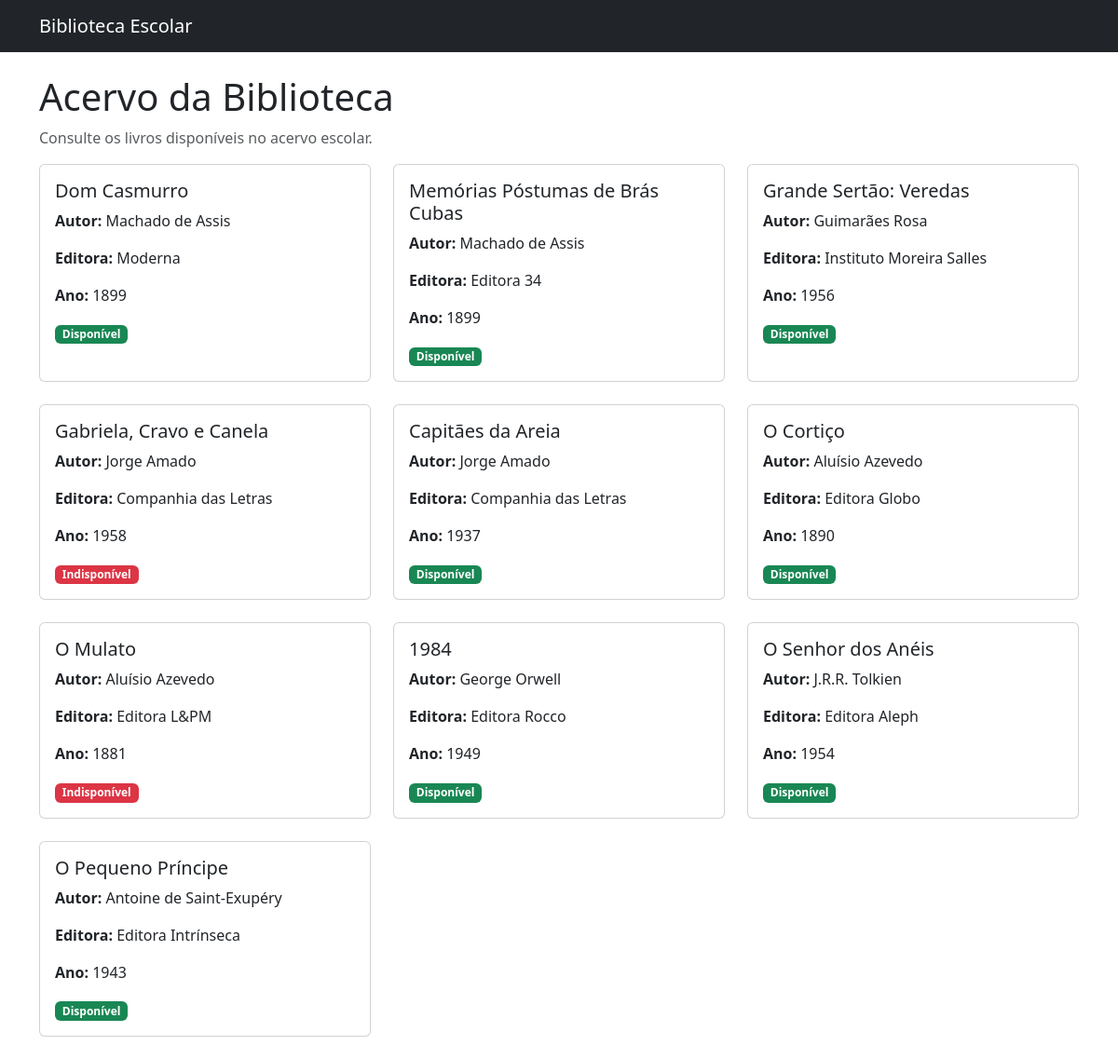
The page / on the database its author committed.
### livros/models.py (models this page shows, shortened)
class Livro(models.Model):
    titulo = models.CharField(max_length=200)
    autor = models.CharField(max_length=150)
    editora = models.CharField(max_length=100)
    ano_publicacao = models.IntegerField()
    isbn = models.CharField(max_length=20, unique=True)
    disponivel = models.BooleanField(default=True)

### livros/views.py (the view)
def lista_livros(request):
    livros = Livro.objects.all()
    return render(
        request,
        'livros/lista_livros.html',
        {'livros': livros}
    )

### livros/templates/livros/lista_livros.html (shortened to what this page needs)
<!DOCTYPE html>
<html lang="pt-br">
<head>
    <link href="https://cdn.jsdelivr.net/npm/bootstrap@5.3.3/dist/css/bootstrap.min.css" rel="stylesheet">
</head>
<body>
<nav class="navbar navbar-dark bg-dark">
    <div class="container">
        <a class="navbar-brand" href="/">
            Biblioteca Escolar
        </a>
    </div>
</nav>
<main class="container mt-4">
    <h1>Acervo da Biblioteca</h1>
    <p class="text-muted">
        Consulte os livros disponíveis no acervo escolar.
    </p>
    <div class="row">
        {% for livro in livros %}
        <div class="col-md-4 mb-4">
            <div class="card h-100">
                <div class="card-body">
                    <h5 class="card-title">
                        {{ livro.titulo }}
                    </h5>
                    <p class="card-text">
                        <strong>Autor:</strong>
                        {{ livro.autor }}
                    </p>
                    <p class="card-text">
                        <strong>Editora:</strong>
                        {{ livro.editora }}
                    </p>
                    <p class="card-text">
                        <strong>Ano:</strong>
                        {{ livro.ano_publicacao }}
                    </p>
                    {% if livro.disponivel %}
                        <span class="badge bg-success">
                            Disponível
                        </span>
                    {% else %}
                        <span class="badge bg-danger">
                            Indisponível
                        </span>
                    {% endif %}
                </div>
            </div>
        </div>
        {% empty %}
        <p>Nenhum livro cadastrado.</p>
        {% endfor %}
    </div>
</main>
</body>
</html>

### rows shown on the page
Livro: titulo "Dom Casmurro", autor "Machado de Assis", editora "Moderna", ano_publicacao "1899", disponivel "Disponível"
Livro: titulo "Memórias Póstumas de Brás Cubas", autor "Machado de Assis", editora "Editora 34", ano_publicacao "1899", disponivel "Disponível"
Livro: titulo "Grande Sertão: Veredas", autor "Guimarães Rosa", editora "Instituto Moreira Salles", ano_publicacao "1956", disponivel "Disponível"
Livro: titulo "Gabriela, Cravo e Canela", autor "Jorge Amado", editora "Companhia das Letras", ano_publicacao "1958", disponivel "Indisponível"
Livro: titulo "Capitães da Areia", autor "Jorge Amado", editora "Companhia das Letras", ano_publicacao "1937", disponivel "Disponível"
Livro: titulo "O Cortiço", autor "Aluísio Azevedo", editora "Editora Globo", ano_publicacao "1890", disponivel "Disponível"
Livro: titulo "O Mulato", autor "Aluísio Azevedo", editora "Editora L&PM", ano_publicacao "1881", disponivel "Indisponível"
Livro: titulo "1984", autor "George Orwell", editora "Editora Rocco", ano_publicacao "1949", disponivel "Disponível"
Livro: titulo "O Senhor dos Anéis", autor "J.R.R. Tolkien", editora "Editora Aleph", ano_publicacao "1954", disponivel "Disponível"
Livro: titulo "O Pequeno Príncipe", autor "Antoine de Saint-Exupéry", editora "Editora Intrínseca", ano_publicacao "1943", disponivel "Disponível"
